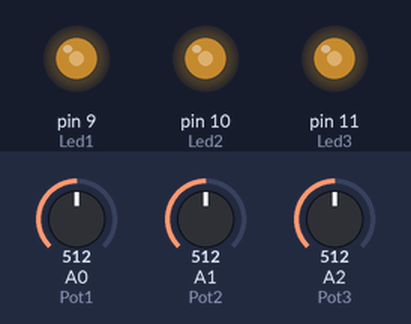
Bench run of a sketch on a simulated Arduino Uno, built with avr-gcc and run on an emulated ATmega328P. Shown: output pins drawn as LEDs (lit = HIGH). The test bench sets the inputs (shaded band); at power-on: A0 (Pot1) = 512, A1 (Pot2) = 512, A2 (Pot3) = 512.

Above: at 1.2 s.
1.3 s: A0 (Pot1) set to 716
At 2.4 s:
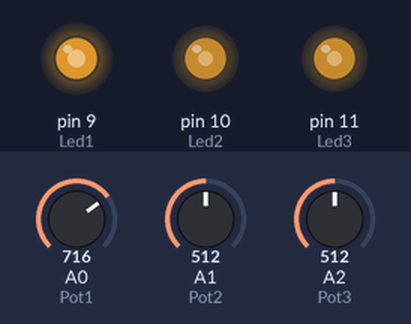
2.8 s: A1 (Pot2) set to 716
At 3.6 s:
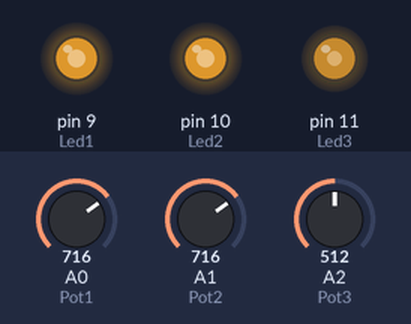
4.3 s: A2 (Pot3) set to 716
At 4.7 s:
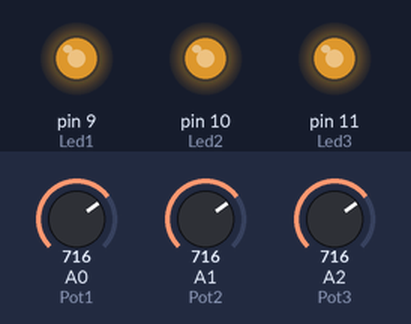
5.8 s: A0 (Pot1) set to 900
At 7.0 s:
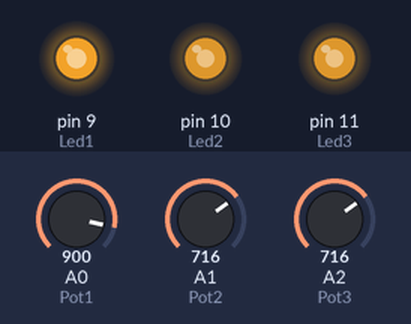
7.3 s: A1 (Pot2) set to 900
At 8.2 s:
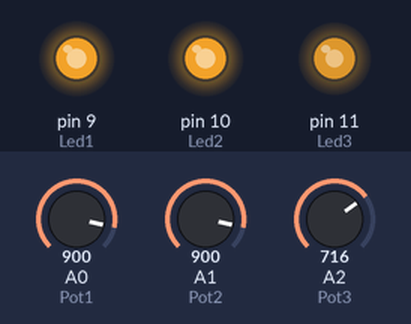
8.8 s: A2 (Pot3) set to 900
At 9.3 s:
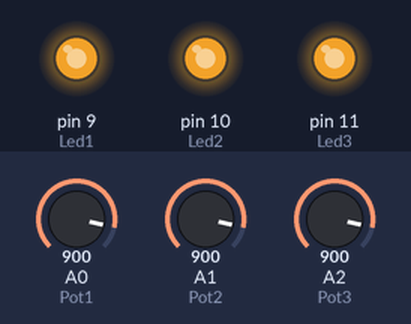
Timing chart, 0 to 11.3 s (numbered marks = the images above; inputs shaded):
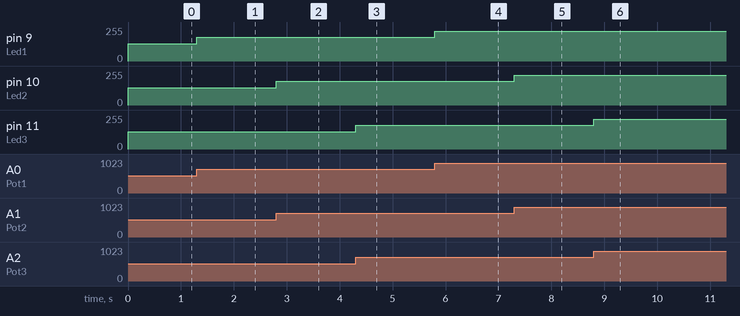

The sketch:

Potenciomtro_RGB.ino
```cpp
int Led1 = 9;
int Led2 = 10;
int Led3 = 11;
int Brillo1;
int Brillo2;
int Brillo3;
int Pot1 = 0;
int Pot2 = 1;
int Pot3 = 2;

void setup() {
  pinMode(Led1, OUTPUT);
  pinMode(Led2, OUTPUT);
  pinMode(Led3, OUTPUT);
}

void loop() {
  Brillo1 =analogRead(Pot1) / 4;
  analogWrite(Led1, Brillo1);
  Brillo2 =analogRead(Pot2) / 4;
  analogWrite(Led2, Brillo2);
  Brillo3 =analogRead(Pot3) / 4;
  analogWrite(Led3, Brillo3);
}
```

Measured:
- after the input at 1.3 s, pin 9 (Led1): 128/255 → 179/255 at once
- after the input at 2.8 s, pin 10 (Led2): 128/255 → 179/255 at once
- after the input at 4.3 s, pin 11 (Led3): 128/255 → 179/255 at once
- after the input at 5.8 s, pin 9 (Led1): 179/255 → 225/255 at once
- after the input at 7.3 s, pin 10 (Led2): 179/255 → 225/255 at once
- after the input at 8.8 s, pin 11 (Led3): 179/255 → 225/255 at once
